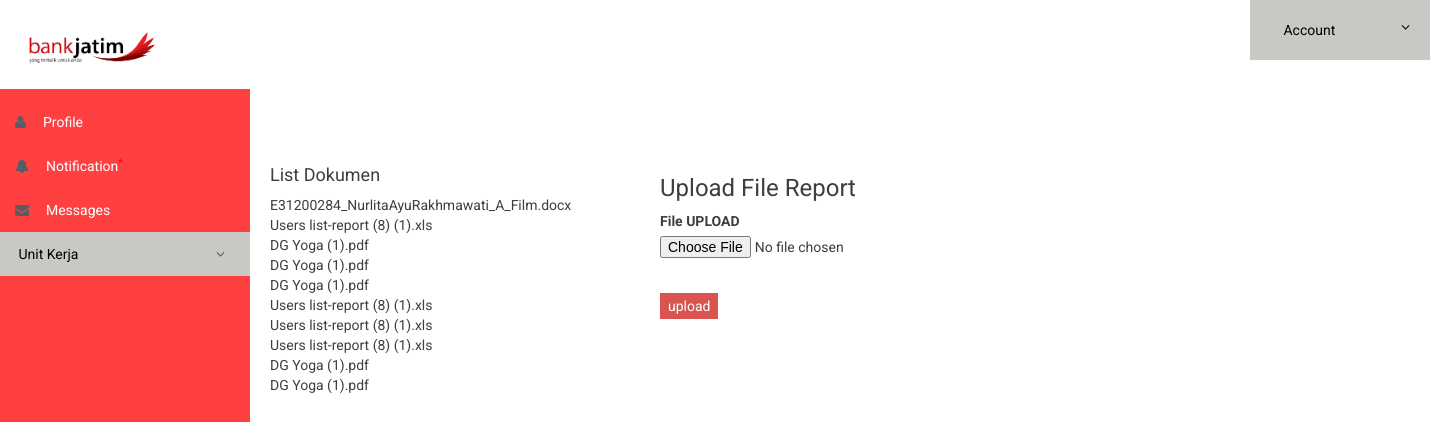
The page /upload/index.php on the database as committed earlier.
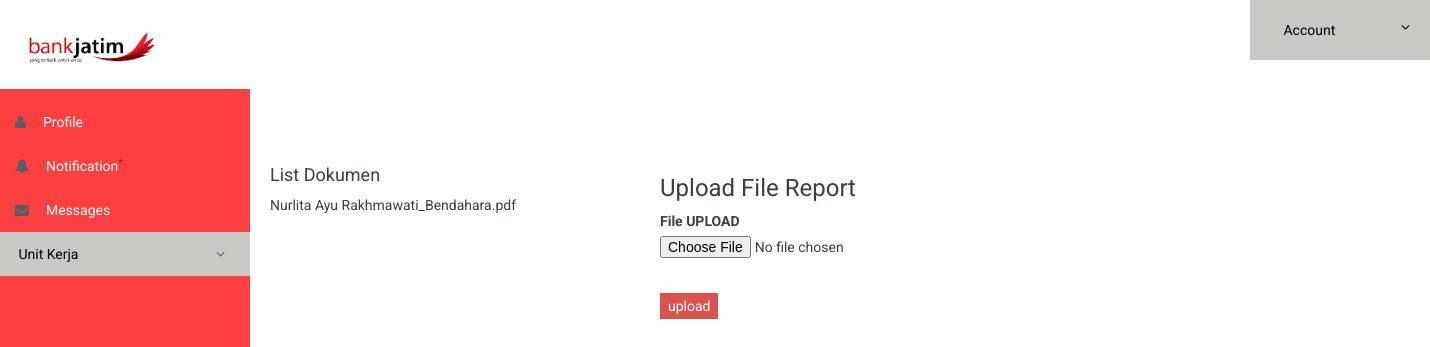
The same page on the database as committed later.
### tables this page shows
CREATE TABLE `files` (
  `id` int(11) NOT NULL,
  `unit_kerja` varchar(200) NOT NULL COMMENT '1: planning\r\n2: pmo\r\n3: gov\r\n4: security',
  `name` varchar(255) NOT NULL,
  `tanggal` date DEFAULT NULL,
  `user_id` int(11) DEFAULT NULL
);

### upload/filesLogic.php (called while the page is built, shortened)
<?php
$conn = mysqli_connect('localhost', 'root', '', 'bankjatim');
$sql = "SELECT * FROM files ORDER BY `files`.`id` DESC LIMIT 10";
$result = mysqli_query($conn, $sql);
$files = mysqli_fetch_all($result, MYSQLI_ASSOC);

### upload/index.php (the view, shortened to what this page needs)
<?php include 'filesLogic.php'; ?>
<!doctype html>
<html lang="en" class="no-js">
<head>
	<?php include('css/styles.php') ?>
</head>
<body>
	<?php include('includes/header.php'); ?>
	<div class="ts-main-content">
		<?php include('includes/leftbar.php'); ?>
		<div class="content-wrapper">
			<div class="container">
				<div class="row" style="margin-top:10vh;">
					<div class="col-md-4">
						<h4>List Dokumen</h4>
						<ul>
							<?php
							foreach ($files as $key => $value) : ?>
								<li><?= $value['name'] ?></li>
							<?php
							endforeach
							?>
						</ul>
					</div>
					<div class="col-md-6">
						<div class="card">
							<form action="index.php" method="post" enctype="multipart/form-data">
								<h3>Upload File Report</h3>
								<div class="form-group">
									<label for="">File UPLOAD</label>
									<input type="file" name="myfile"></input>
								</div>
								<br>
								<button type="submit" class="btn-danger btn-md" name="save">upload</button>
							</form>
						</div>
					</div>
				</div>
			</div>
		</div>
	</div>
</body>
</html>

### upload/css/styles.php (shortened to what this page needs)
<link rel="stylesheet" href="css/font-awesome.min.css">
<link rel="stylesheet" href="css/bootstrap.min.css">
<link rel="stylesheet" href="css/dataTables.bootstrap.min.css">
<link rel="stylesheet" href="css/bootstrap-social.css">
<link rel="stylesheet" href="css/bootstrap-select.css">
<link rel="stylesheet" href="css/fileinput.min.css">
<link rel="stylesheet" href="css/awesome-bootstrap-checkbox.css">
<link rel="stylesheet" href="css/style.css">

### upload/includes/header.php (shortened to what this page needs)
<div style ="background:white;"class="brand clearfix">
<h4 class="pull-left text-white" style="margin:20px 0px 10px 20px"><img style="width:40%;"src="img/logo.png">&nbsp; </h4>
		<ul class="ts-profile-nav">
			<li  class=" ts-account">
				<a style="background:#c9c8c5; color:black;" href="#"><img src="img/ts-avatar.jpg" class="ts-avatar hidden-side" alt=""> Account <i class="fa fa-angle-down hidden-side"></i></a>
			</li>
		</ul>
	</div>

### upload/includes/leftbar.php (shortened to what this page needs)
<nav style="background:#ff4040;" class="ts-sidebar">
	<ul class="ts-sidebar-menu">
		<li class="ts-label">Main</li>
		<li><a href="../../profile.php"><i class="fa fa-user"></i> &nbsp;Profile</a>
		</li>
		<li><a href="../../notification.php"><i class="fa fa-bell"></i> &nbsp;Notification<sup style="color:red">*</sup></a>
		</li>
		<li><a href="../../messages.php"><i class="fa fa-envelope"></i> &nbsp;Messages</a>
		<li class=" ts-account">
			<a style="background:#c9c8c5; color:black;" href="#"> &nbsp;Unit Kerja</a>
		</li>
		</li>
	</ul>
</nav>

### upload/css/style.css (style rules this page uses)
html { font-size: 14px; }
@media only screen and (min-width: 480px) { html { font-size: 17px; } }
@media only screen and (min-width: 768px) { html { font-size: 14px; } }
body { font-size: 1em; }
a { color: #37a6c4; }
.text-white, .text-light { color: #fff !important; }
ul, li { margin: 0; padding: 0; list-style: none; }
.brand { background: #3e454c; position: relative; z-index: 3; position: fixed; width: 100%; top: 0; }
.brand .ts-profile-nav { float: right; display: none; }
.brand .ts-profile-nav li { float: left; position: relative; }
.brand .ts-profile-nav li a { display: block; padding: 20px; color: #fff; }
.brand .ts-profile-nav .ts-account .fa-angle-down { float: right; }
.brand .ts-profile-nav .ts-account > a { width: 180px; background: #2c3136; }
@media only screen and (min-width: 992px) { .brand .ts-profile-nav { display: block; } }
.ts-sidebar { background: #2c3136; max-height: 0; transition: max-height 0.3s; overflow: hidden; position: fixed; z-index: 2; width: 100%; bottom: 0; top: 60px; overflow-y: auto; }
@media only screen and (min-width: 992px) { .ts-sidebar { max-height: 100%; bottom: 0; } }
.ts-sidebar-menu .ts-label { color: #585c64; font-weight: bold; padding: 8px 15px; text-transform: uppercase; font-size: 10px; letter-spacing: 3px; margin-top: 10px; }
.ts-sidebar-menu a { display: block; text-decoration: none; padding: 12px 15px; color: #fff; }
.ts-sidebar-menu li { position: relative; }
.ts-sidebar-menu li i { color: #585c64; margin-right: 10px; }
.ts-main-content .content-wrapper { padding-top: 15px; margin-top: 60px; }
@media only screen and (min-width: 992px) { .ts-main-content .ts-sidebar { width: 250px; float: left; } }
@media only screen and (min-width: 992px) { .ts-main-content .content-wrapper { margin-left: 250px; } }

Rows that differ between the two databases and show on the page:
removed files: name "E31200284_NurlitaAyuRakhmawati_A_Film.docx"
removed files: name "Users list-report (8) (1).xls"
removed files: name "DG Yoga (1).pdf"
removed files: name "DG Yoga (1).pdf"
removed files: name "DG Yoga (1).pdf"
removed files: name "Users list-report (8) (1).xls"
removed files: name "Users list-report (8) (1).xls"
removed files: name "Users list-report (8) (1).xls"
removed files: name "DG Yoga (1).pdf"
removed files: name "DG Yoga (1).pdf"
added files: name "Nurlita Ayu Rakhmawati_Bendahara.pdf"
